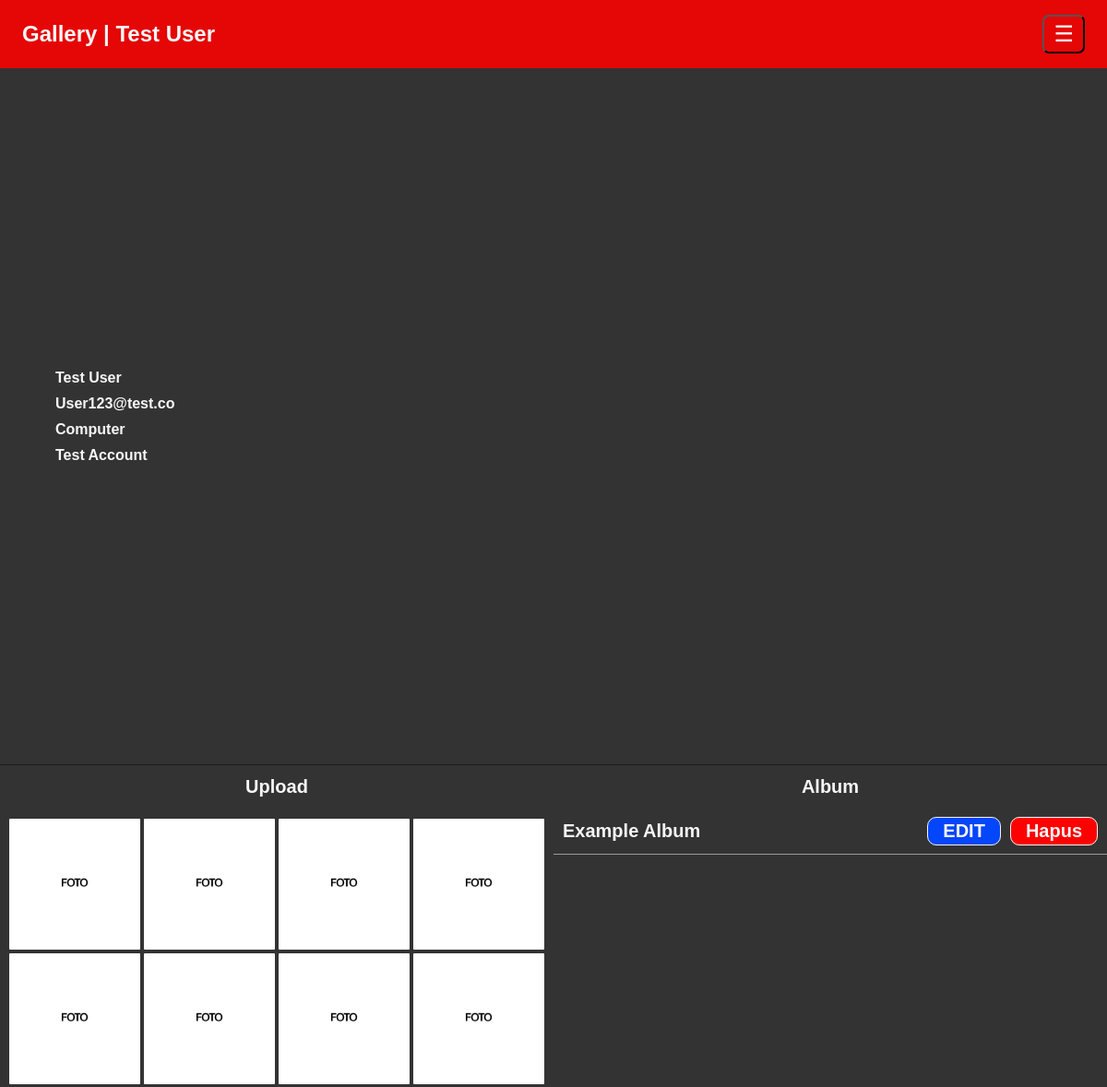
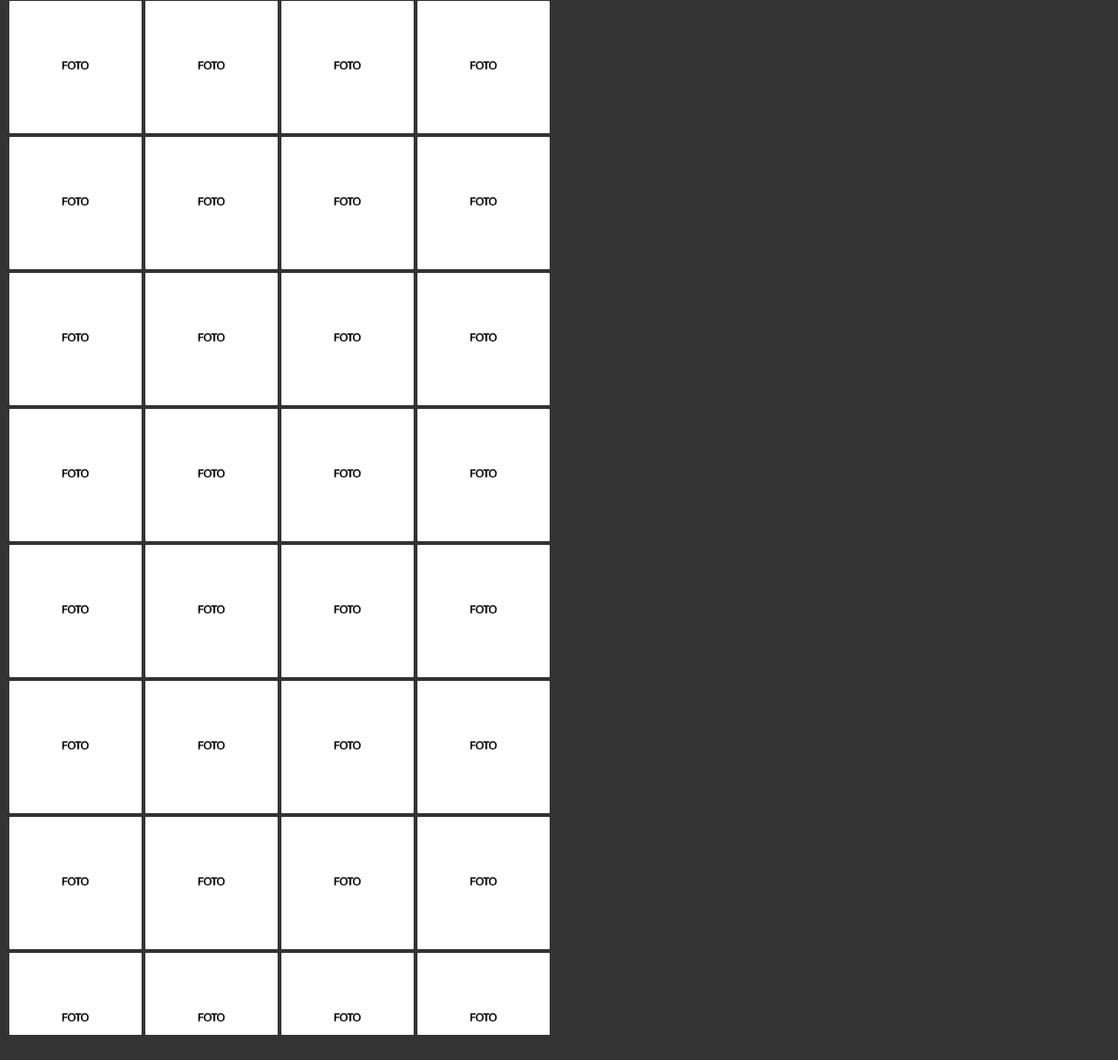
The app's page /profile.php (signed in) with its own data (2 pictures, top to bottom).
### tables this page shows
CREATE TABLE `user` (
  `UserID` int(11) NOT NULL,
  `username` varchar(255) NOT NULL,
  `password` varchar(255) NOT NULL,
  `Email` varchar(255) NOT NULL,
  `NamaLengkap` varchar(255) NOT NULL,
  `alamat` text NOT NULL
);

CREATE TABLE `foto` (
  `IdFoto` int(11) NOT NULL,
  `JudulFoto` varchar(255) NOT NULL,
  `DeskripsiFoto` text NOT NULL,
  `TanggalUnggah` date NOT NULL,
  `LokasiFile` varchar(255) NOT NULL,
  `AlbumID` int(11) NOT NULL,
  `UserID` int(11) NOT NULL
);

CREATE TABLE `album` (
  `AlbumID` int(11) NOT NULL,
  `NamaAlbum` varchar(255) NOT NULL,
  `Deskripsi` text NOT NULL,
  `TanggalDibuat` date NOT NULL,
  `UserID` int(11) NOT NULL
);

### profile.php (the view, shortened to what this page needs)
<?php
require_once 'include/header.php';
$id = $_SESSION['UserID'];
?>
<div class="ProfileContainer">
    <?php
    $query = $connect->query("SELECT * FROM user WHERE UserID = '$id'");
        if($query->num_rows > 0){
            while($row = $query->fetch_assoc()){
                $Username = $row["username"];
                $Email = $row["Email"];
                $Alamat = $row["alamat"];
                $NamaLengkap = $row["NamaLengkap"];
    ?>
    <?php
                }
        }else{
    ?>
    <h1 class="ProfileText">?</h1>
    <?php
        }
    ?>
    <div class="ProfileInfo">
        <h2 class="ProfileData"><?php echo $Username; ?></h2>
        <h2 class="ProfileData"><?php echo $Email; ?></h2>
        <h2 class="ProfileData"><?php echo $Alamat; ?></h2>
        <h2 class="ProfileData"><?php echo $NamaLengkap; ?></h2>
    </div>
    </div>
<div class="Titles">
    <h2 class="Title">Upload</h2>
    <h2 class="Title">Album</h2>
</div>
<main class="PhotoAlbumContainer">
    <div class="UserPhoto">
    <?php
    $query = $connect->query("SELECT * FROM foto WHERE UserID = '$id' ORDER BY TanggalUnggah DESC");
        if($query->num_rows > 0){
            while($row = $query->fetch_assoc()){
                $imageID = $row["IdFoto"];
                $Judul = $row["JudulFoto"];
                $Deskripsi = $row["DeskripsiFoto"];
                $imageData = 'uploads/'.$row["LokasiFile"];
                $TanggalUnggah = $row["TanggalUnggah"];
                $AlbumID = $row["AlbumID"];
    ?>
        <img class="ImageItem" src="<?php echo $imageData; ?>" alt="" onclick="linker3('dialog3'); LoadDataPhoto(this)"data-albumid="<?php echo $AlbumID;?>"data-idfoto="<?php echo $imageID;?>"data-judul="<?php echo $Judul;?>"data-deskripsi="<?php echo $Deskripsi;?>"data-tanggalunggah="<?php echo $TanggalUnggah;?>" data-userid="<?php echo $id;?>"/>
    <?php
                }
        }else{
    ?>
        <br>
        <br>
            <strong>Tidak Ada Foto</strong>
    <?php
        }
    ?>
    </div>
    <div class="UserAlbum">
    <?php
    $query = $connect->query("SELECT * FROM album WHERE UserID = '$id' ORDER BY TanggalDibuat DESC");
        if($query->num_rows > 0){
            while($row = $query->fetch_assoc()){
                $AlbumID = $row["AlbumID"];
                $NamaAlbum = $row["NamaAlbum"];
                $Deskripsi = $row["Deskripsi"];
                $TanggalDibuat = $row["TanggalDibuat"];
                $UserID = $row["UserID"];
    ?>
        <div class="Album">
            <h2 class="NamaAlbum"><?php echo $NamaAlbum; ?></h2>
            <button class="EditButton" onclick="linker3('dialoge'); LoadEditAlbum(this)" data-albumid="<?php echo $AlbumID; ?>" data-namaalbum="<?php echo $NamaAlbum; ?>" data-deskripsi="<?php echo $Deskripsi; ?>" data-tanggaldibuat="<?php echo $TanggalDibuat; ?>" data-userid="<?php echo $UserID; ?>">EDIT</button>
            <button class="DeleteButton"><a href="action/act_delete.php?DeleteAlbumID=<?php echo $AlbumID;?>" onclick="return confirm('Apakah anda yakin menghapus Album <?=$NamaAlbum?>?')">Hapus</a></button>
        </div>
    <?php
                }
        }else{
    ?>
        <br>
        <br>
            <strong>Tidak Ada Album</strong>
    <?php
        }
    ?>
    </div>
</main>
<?php
require_once 'include/footer.php';
?>

### asset/css/universal.css (style rules this page uses)
* { font-family: 'Poppins', sans-serif; text-decoration: none; font-size: 16px; font-weight: 550; margin: 0; padding: 0; box-sizing: border-box; max-width: 100vw; color: var(--text); }
:root { --text: rgb(246, 246, 246); --background: rgb(51, 51, 51); --primary: #ff0000df; --secondary: rgba(64, 64, 64, 0.652); --tertiary: rgb(194, 6, 6); --accent: rgb(255, 255, 255); }
body { width: auto; height: 100%; max-height: 100vh; display: flex; flex-direction: column; background: var(--background); }
main { width: 100%; height: auto; display: flex; flex-direction: column; flex-wrap: wrap; }
.ImageItem { width: calc(12.25vw - 1px); height: auto; aspect-ratio: 1/1; border: solid 1px transparent; border-radius: 2px; box-sizing: border-box; }
.Album { width: 100%; max-width: 100%; padding: 4px 10px; display: flex; border-bottom: 1px solid rgb(154, 154, 154); gap: 10px; }
.NamaAlbum, .TanggalDibuat, .EditButton { font-size: 20px; }
.NamaAlbum { margin: 9px auto 9px 0; }
.ProfileContainer { margin: 75px 0 0 0; width: 100%; min-height: 28vh; border-bottom: 1px solid rgb(27, 27, 27); display: flex; align-items: center; justify-content: center; gap: 3%; }
.ProfileInfo { margin: auto auto auto 5%; width: auto; max-width: 50%; height: auto; display: flex; flex-direction: column; gap: 10px; }
.EditButton { margin: auto 0; padding: 3px 16px; width: auto; height: auto; border-radius: 10px; text-decoration: none; transition: 0.3s; color: var(--text); border: 1px solid var(--text); border-radius: 10px; background: #0446fb; display: flex; align-items: center; justify-content: center; cursor: pointer; }
.DeleteButton { margin: auto 0; width: auto; height: auto; border-radius: 10px; text-decoration: none; transition: 0.3s; color: var(--text); border: 1px solid var(--text); border-radius: 10px; background: red; display: flex; align-items: center; justify-content: center; cursor: pointer; }
.DeleteButton a { margin: 0; padding: 3px 16px; width: 100%; height: 100%; font-size: 20px; transition: 0.3s; border: none; }
.PhotoAlbumContainer { margin: 0; width: 100%; height: auto; display: flex; flex-direction: row; flex-wrap: wrap; border: none; }
.Titles { width: 100%; height: auto; display: flex; }
.Title { margin: 12px 0; text-align: center; font-size: 20px; width: 50%; }
.UserPhoto { margin: 10px auto 0 auto; padding: 0; width: auto; height: auto; max-width: 50%; max-height: 52vh; overflow-y: auto; border: none; display: flex; align-items: center; justify-content: center; flex-wrap: wrap; gap: 2px; }
.UserPhoto .ImageItem { width: 12vw; height: auto; aspect-ratio: 1/1; border: solid 1px transparent; border-radius: 2px; box-sizing: border-box; }
.UserAlbum { padding: 0; width: 50%; max-width: 100%; height: auto; border: none; border-radius: 15px; display: flex; flex-direction: column; overflow-y: auto; gap: 2px; }

### records on screen
user: username "Test User", Email "User123@test.co", alamat "Computer", NamaLengkap "Test Account"
foto: LokasiFile+JudulFoto (picture)
foto: LokasiFile+JudulFoto (picture)
foto: LokasiFile+JudulFoto (picture)
foto: LokasiFile+JudulFoto (picture)
foto: LokasiFile+JudulFoto (picture)
foto: LokasiFile+JudulFoto (picture)
foto: LokasiFile+JudulFoto (picture)
foto: LokasiFile+JudulFoto (picture)
foto: LokasiFile+JudulFoto (picture)
foto: LokasiFile+JudulFoto (picture)
foto: LokasiFile+JudulFoto (picture)
foto: LokasiFile+JudulFoto (picture)
foto: LokasiFile+JudulFoto (picture)
foto: LokasiFile+JudulFoto (picture)
foto: LokasiFile+JudulFoto (picture)
foto: LokasiFile+JudulFoto (picture)
foto: LokasiFile+JudulFoto (picture)
foto: LokasiFile+JudulFoto (picture)
foto: LokasiFile+JudulFoto (picture)
foto: LokasiFile+JudulFoto (picture)
foto: LokasiFile+JudulFoto (picture)
foto: LokasiFile+JudulFoto (picture)
foto: LokasiFile+JudulFoto (picture)
foto: LokasiFile+JudulFoto (picture)
foto: LokasiFile+JudulFoto (picture)
foto: LokasiFile+JudulFoto (picture)
foto: LokasiFile+JudulFoto (picture)
foto: LokasiFile+JudulFoto (picture)
foto: LokasiFile+JudulFoto (picture)
foto: LokasiFile+JudulFoto (picture)
foto: LokasiFile+JudulFoto (picture)
foto: LokasiFile+JudulFoto (picture)
foto: LokasiFile+JudulFoto (picture)
foto: LokasiFile+JudulFoto (picture)
foto: LokasiFile+JudulFoto (picture)
foto: LokasiFile+JudulFoto (picture)
foto: LokasiFile+JudulFoto (picture)
foto: LokasiFile+JudulFoto (picture)
foto: LokasiFile+JudulFoto (picture)
foto: LokasiFile+JudulFoto (picture)
album: NamaAlbum "Example Album"

### other values on screen
$name "Test User"
